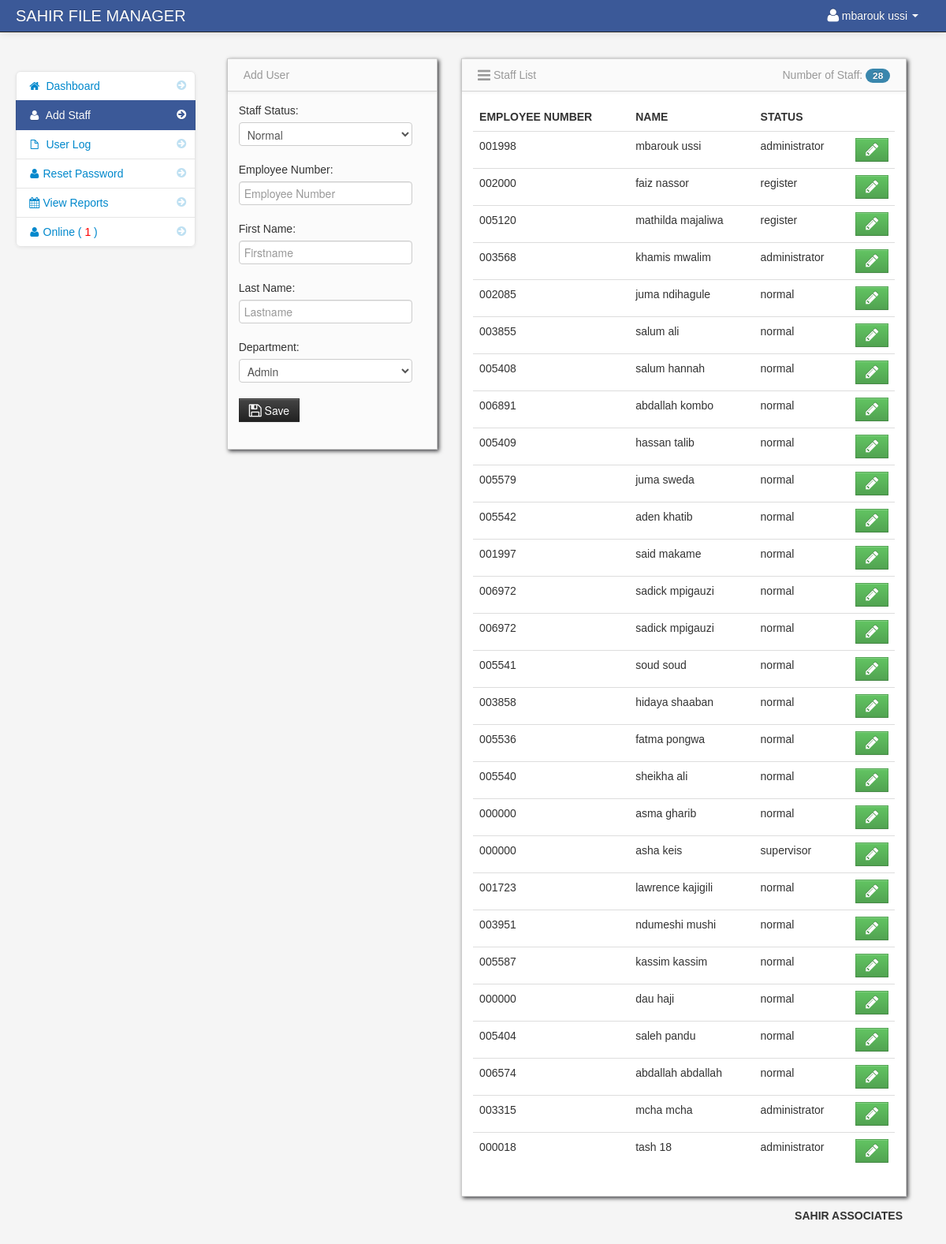
/admin/admin_user.php (signed in), run on the app's committed database.
### tables this page shows
CREATE TABLE IF NOT EXISTS `staff` (
  `staff_id` int(11) NOT NULL AUTO_INCREMENT,
  `username` varchar(100) NOT NULL,
  `password` varchar(100) NOT NULL,
  `firstname` varchar(100) NOT NULL,
  `lastname` varchar(100) NOT NULL,
  `emplnumber` varchar(100) NOT NULL,
  `status` varchar(30) NOT NULL,
  `region` varchar(50) NOT NULL,
  `online` varchar(50) NOT NULL,
  PRIMARY KEY (`staff_id`)
);

### session.php (called while the page is built, shortened)
<?php
$session_id=$_SESSION['id'];
?>

### admin/admin_user.php (the view)
<?php include('header2.php'); ?>
<?php include('../session.php'); ?>
    <body>
		<?php include('navbar.php'); ?>
        <div class="container-fluid" >
            <div class="row-fluid">
				<?php include('admin_sidebar.php'); ?>
				<div class="span3" id="adduser">
				<?php include('add_user.php'); ?>
				</div>
                <div class="span6" id="">
                     <div class="row-fluid">
                        <div id="block_bg" class="block">
                            <div class="navbar navbar-inner block-header">
							<?php
							$query = mysqli_query($conn,"select * from staff ")or die(mysqli_error());
							$count = mysqli_num_rows($query);
							?>
                                <div class="muted pull-left"><i class="icon-reorder icon-large"></i> Staff List</div>
                                <div class="muted pull-right">
									Number of Staff: <span class="badge badge-info"><?php echo $count; ?></span>
								</div>
                            </div>
                            <div class="block-content collapse in">
                                <div class="span12">
								<form action="" method="post">
  									<table cellpadding="0" cellspacing="0" border="0" class="table" id="example">
										<thead>
										  <tr>
												<th>Employee Number</th>
												<th>Name</th>
												<th>Status</th>
												<th></th>
										</tr>
										</thead>
										<tbody>
													<?php
													$user_query = mysqli_query($conn,"select * from staff ")or die(mysqli_error());
													while($row = mysqli_fetch_array($user_query)){
													$id = $row['staff_id'];
													?>
												<tr>
												<td><?php echo $row['emplnumber']; ?></td>
												<td><?php echo $row['firstname']; ?> <?php echo $row['lastname']; ?></td>
												<td><?php echo $row['status']; ?></td>
												<td width="40">
												<a href="edit_user.php<?php echo '?id='.$id; ?>"  data-toggle="modal" class="btn btn-success"><i class="icon-pencil icon-large"></i></a>
												</td>
												</tr>
												<?php } ?>
										</tbody>
									</table>
									</form>
                                </div>
                            </div>
                        </div>
                    </div>
                </div>
            </div>
		<?php include('footer.php'); ?>
        </div>
		<?php include('script.php'); ?>
    </body>
</html>

### admin/header2.php (shortened to what this page needs)
<!DOCTYPE html>
<html class="no-js">
    <head>
			<link href="bootstrap/css/bootstrap.min.css" rel="stylesheet" media="screen">
			<link href="bootstrap/css/bootstrap-responsive.min.css" rel="stylesheet" media="screen">
			<link href="bootstrap/css/font-awesome.css" rel="stylesheet" media="screen">
			<link href="bootstrap/css/my_style.css" rel="stylesheet" media="screen">
			<link href="vendors/easypiechart/jquery.easy-pie-chart.css" rel="stylesheet" media="screen">
			<link href="assets/styles.css" rel="stylesheet" media="screen">
		<link href="vendors/fullcalendar/fullcalendar.css" rel="stylesheet" media="screen">
		<link href="assets/DT_bootstrap.css" rel="stylesheet" media="screen">
		<link href="vendors/jGrowl/jquery.jgrowl.css" rel="stylesheet" media="screen">
		<link rel="stylesheet" type="text/css" href="vendors/bootstrap-wysihtml5/src/bootstrap-wysihtml5.css"></link>

### admin/navbar.php (shortened to what this page needs)
<div class="navbar navbar-fixed-top navbar-inverse">
          <div class="navbar-inner">
              <div class="container-fluid">
                  <span class="brand" href="#">SAHIR FILE MANAGER</span>
                  <div class="nav-collapse collapse">
                      <ul class="nav pull-right">
				<?php $query= mysqli_query($conn,"select * from staff where staff_id = '$session_id'")or die(mysqli_error());
						$row = mysqli_fetch_array($query);
				?>
                          <li class="dropdown">
                              <a href="#" role="button" class="dropdown-toggle" data-toggle="dropdown"> <i class="icon-user icon-large"></i><?php echo $row['firstname']." ".$row['lastname'];  ?> <i class="caret"></i>
                              </a>
                          </li>
                      </ul>
                  </div>
              </div>
          </div>
      </div>

### admin/admin_sidebar.php
<div class="span3" id="sidebar">
               <ul class="nav nav-list bs-docs-sidenav nav-collapse collapse">
                   <li > <a href="dashboard.php"><i class="icon-chevron-right"></i><i class="icon-home"></i>&nbsp;Dashboard</a> </li>
	<li class="active">
                       <a href="admin_user.php"><i class="icon-chevron-right"></i><i class="icon-user"></i> Add Staff</a>
                   </li>
	<li>
                       <a href="user_log.php"><i class="icon-chevron-right"></i><i class="icon-file"></i> User Log</a>
                   </li>
	<li>
                       <a href="password.php"><i class="icon-chevron-right"></i><i class="icon-user"></i>Reset Password</a>
                   </li>
	<li>
                       <a href="reports.php"><i class="icon-chevron-right"></i><i class="icon-calendar"></i>View Reports</a>
                   </li>
	<li>
	<a href="online.php"><i class="icon-chevron-right"></i><i class="icon-user"></i>Online (
	<?php
$received = mysqli_query($conn,"SELECT * FROM staff WHERE online = 'yes'")or die(mysqli_error());
$receiveda = mysqli_num_rows($received);
echo '<font color="Red">'  . $receiveda .'</font>';
		?>  )</a>
	</li>
               </ul>
           </div>

### admin/add_user.php (shortened to what this page needs)
<div class="row-fluid">
                     <div class="block">
                         <div class="navbar navbar-inner block-header">
                             <div class="muted pull-left">Add User</div>
                         </div>
                         <div class="block-content collapse in">
                             <div class="span12">
					<form method="post" id="add_user">
							 <div class="control-group">
								<label>Staff Status:</label>
                                       <div class="controls">
                                         <select name="status"  class="" required>
                                          	<option value ="normal"> Normal</option>
                                         </select>
                                       </div>
                                     </div>
							<div class="control-group">
							<label>Employee Number:</label>
                                       <div class="controls">
                                         <input class="input focused" name="emplnumber" id="focusedInput" onkeydown='return (event.which >= 48 && event.which <= 57)
									|| event.which == 8 || event.which == 46' type="text"  maxlength="6" placeholder = "Employee Number" required>
                                       </div>
                                     </div>
							<div class="control-group">
							<label>First Name:</label>
                                       <div class="controls">
                                         <input class="input focused" name="firstname" id="focusedInput" type="text" placeholder = "Firstname" required>
                                       </div>
                                     </div>
							<div class="control-group">
								<label>Last Name:</label>
                                       <div class="controls">
                                         <input class="input focused" name="lastname" id="focusedInput" type="text" placeholder = "Lastname" required>
                                       </div>
                                     </div>
							<div class="control-group">
								<label>Department:</label>
                                       <div class="controls">
                                         <select name="region"  class="" required>
                                          	<option value ="Admin"> Admin</option>
                                         </select>
                                       </div>
                                     </div>
								<div class="control-group">
                                       <div class="controls">
									<button  data-placement="right"  title="Click to Save" id="save" name="save" class="btn btn-inverse"><i class="icon-save icon-large"></i> Save</button>
                                       </div>
                                     </div>
                             </form>
					</div>
                         </div>
                     </div>
                 </div>

### admin/footer.php (shortened to what this page needs)
<div class="pull-right">
		<footer>
           <p>SAHIR ASSOCIATES</p>
</div>

### admin/script.php (shortened to what this page needs)
        <link href="vendors/datepicker.css" rel="stylesheet" media="screen">
      <link href="vendors/uniform.default.css" rel="stylesheet" media="screen">
      <link href="vendors/chosen.min.css" rel="stylesheet" media="screen">
<link href="vendors/datepicker.css" rel="stylesheet" media="screen">

### admin/assets/styles.css (style rules this page uses)
body { padding-top: 60px; padding-bottom: 40px; background-color: #f5f5f5; }
.block { background: url("../images/pixel-60fff.png") repeat scroll 0 0 rgba(0, 0, 0, 0) !important; border: 1px solid #ccc; background: white; margin: 1em 0em; border-top: none; -webkit-box-shadow: 2px 2px 5px rgba(0, 0, 6, 0.75); -moz-box-shadow: 2px 2px 5px rgba(0, 0, 6, 0.75); box-shadow: 2px 2px 5px rgba(0, 0, 6, 0.75); }
.block-content { margin: 1em; min-height: .25em; }
.block-header { margin-bottom: 0px; border-right: none; border-left: none; -webkit-border-radius: 0px; -moz-border-radius: 0px; border-radius: 0px; }
.block-header div { padding-top: 10px; }
.bs-docs-sidenav { max-width: 228px; margin: 30px 0 0; padding: 0; background-color: #fff; -webkit-border-radius: 6px; -moz-border-radius: 6px; border-radius: 6px; -webkit-box-shadow: 0 1px 4px rgba(0,0,0,.065); -moz-box-shadow: 0 1px 4px rgba(0,0,0,.065); box-shadow: 0 1px 4px rgba(0,0,0,.065); }
.bs-docs-sidenav > li > a { display: block; width: 190px \9; margin: 0 0 -1px; padding: 8px 14px; border: 1px solid #e5e5e5; }
.bs-docs-sidenav > li:first-child > a { -webkit-border-radius: 6px 6px 0 0; -moz-border-radius: 6px 6px 0 0; border-radius: 6px 6px 0 0; }
.bs-docs-sidenav > li:last-child > a { -webkit-border-radius: 0 0 6px 6px; -moz-border-radius: 0 0 6px 6px; border-radius: 0 0 6px 6px; }
.bs-docs-sidenav > .active > a { position: relative; z-index: 2; padding: 9px 15px; border: 0; text-shadow: 0 1px 0 rgba(0,0,0,.15); -webkit-box-shadow: inset 1px 0 0 rgba(0,0,0,.1), inset -1px 0 0 rgba(0,0,0,.1); -moz-box-shadow: inset 1px 0 0 rgba(0,0,0,.1), inset -1px 0 0 rgba(0,0,0,.1); box-shadow: inset 1px 0 0 rgba(0,0,0,.1), inset -1px 0 0 rgba(0,0,0,.1); }
.bs-docs-sidenav .icon-chevron-right { float: right; margin-top: 2px; margin-right: -6px; opacity: .25; }
.bs-docs-sidenav .active .icon-chevron-right, .bs-docs-sidenav .active a:hover .icon-chevron-right { opacity: 1; }

### data on the page
staff: firstname "mbarouk", lastname "ussi", emplnumber "001998", status "administrator"
staff: emplnumber "002000", firstname "faiz", lastname "nassor", status "register"
staff: emplnumber "005120", firstname "mathilda", lastname "majaliwa", status "register"
staff: emplnumber "003568", firstname "khamis", lastname "mwalim", status "administrator"
staff: emplnumber "002085", firstname "juma", lastname "ndihagule", status "normal"
staff: emplnumber "003855", firstname "salum", lastname "ali", status "normal"
staff: emplnumber "005408", firstname "salum", lastname "hannah", status "normal"
staff: emplnumber "006891", firstname "abdallah", lastname "kombo", status "normal"
staff: emplnumber "005409", firstname "hassan", lastname "talib", status "normal"
staff: emplnumber "005579", firstname "juma", lastname "sweda", status "normal"
staff: emplnumber "005542", firstname "aden", lastname "khatib", status "normal"
staff: emplnumber "001997", firstname "said", lastname "makame", status "normal"
staff: emplnumber "006972", firstname "sadick", lastname "mpigauzi", status "normal"
staff: emplnumber "006972", firstname "sadick", lastname "mpigauzi", status "normal"
staff: emplnumber "005541", firstname "soud", lastname "soud", status "normal"
staff: emplnumber "003858", firstname "hidaya", lastname "shaaban", status "normal"
staff: emplnumber "005536", firstname "fatma", lastname "pongwa", status "normal"
staff: emplnumber "005540", firstname "sheikha", lastname "ali", status "normal"
staff: emplnumber "000000", firstname "asma", lastname "gharib", status "normal"
staff: emplnumber "000000", firstname "asha", lastname "keis", status "supervisor"
staff: emplnumber "001723", firstname "lawrence", lastname "kajigili", status "normal"
staff: emplnumber "003951", firstname "ndumeshi", lastname "mushi", status "normal"
staff: emplnumber "005587", firstname "kassim", lastname "kassim", status "normal"
staff: emplnumber "000000", firstname "dau", lastname "haji", status "normal"
staff: emplnumber "005404", firstname "saleh", lastname "pandu", status "normal"
staff: emplnumber "006574", firstname "abdallah", lastname "abdallah", status "normal"
staff: emplnumber "003315", firstname "mcha", lastname "mcha", status "administrator"
staff: emplnumber "000018", firstname "tash", lastname "18", status "administrator"

### other printed values
$receiveda "1"
$count "28"
